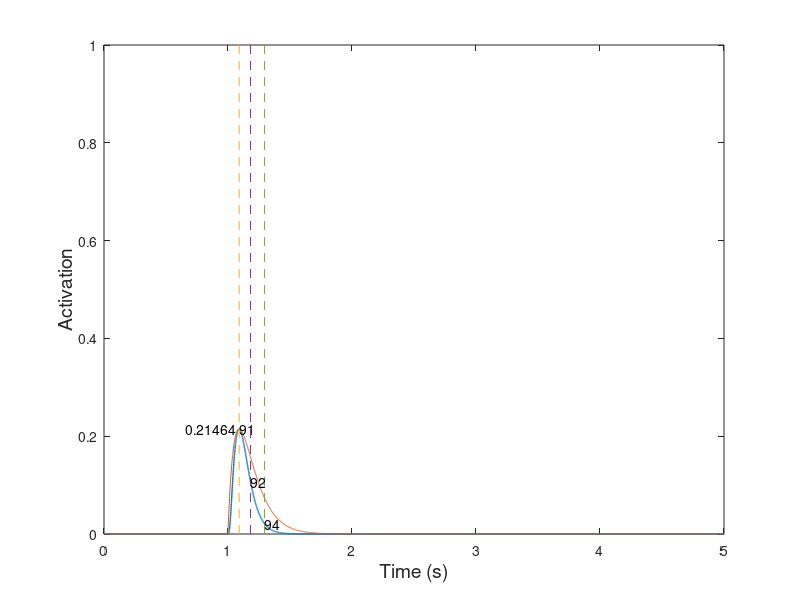

This chart was generated by the following MATLAB code: (Note: this script raises an error after producing the figure.)
%==========================================================================
% new_model_v11_test.m
% Author: Akira Nagamori
% Last update: 2/18/119
% Descriptions
%   Inspired by Williams et al. 1998
%==========================================================================

close all
clear all
clc

%==========================================================================
% Simulation parameters
Fs = 1000; %sampling frequency
T = 1/Fs;
time = 0:1/Fs:5; %simulation time

Lce = 1;

for i = 1:2
    if i == 1
        simulation_condition = 1;
    elseif i == 2
        simulation_condition = 3;
    end
    if simulation_condition == 1
        % Generate a pulse
        FR_test = 1;
    elseif simulation_condition == 2
        % Generate a spike train at a given frequency
        FR_test = 10;
    elseif simulation_condition == 3
        % Generate a set of spike trains at multiple frequencies
        FR_test = [2 5 8 10 12 15 18 20 25 30 40 50 60 70 80 100 200]; %10:10:100];
    end
    %==========================================================================
    % initialization
    mean_exc = zeros(1,length(FR_test));
    p2p_exc = zeros(1,length(FR_test));
    for f = 1:length(FR_test)
        FR = FR_test(f);
        %==========================================================================
        % Generate spike train
        spike = zeros(1,length(time));
        
        if simulation_condition == 1
            % Generate a pulse
            spike(1*Fs) = 1;
        else
            % Generate spike train
            temp =spikeTrainGenerator(0:1/Fs:3,Fs,FR);
            spike(1*Fs:4*Fs) = temp;
        end
        
        %==========================================================================
        % Model parameters
        x = 0; % free calcium concentration
        y = 0; % concentraction of calcium bound to troponin
        z = 0; % porportion of bidning sites that formed cross-bridges (0-1)
        act = 0;
        
        %param = [7,1,20,5,15,7,0.005,0.04,1.8,0.04,4];
 
        S = 7;
        C = 1;
        k_1 = 20;
        k_2 = 5;
        k_3 = 15;
        k_4 = 7;
        tau_1 = 0.005;
        tau_2 = 0.04;
        n = 1.8;
        k = 0.04;
        alpha = 4;
        %=========================================================================
        % initialization
        x_vec = zeros(1,length(time));
        x_int_vec = zeros(1,length(time));
        y_vec = zeros(1,length(time));
        y_int_vec = zeros(1,length(time));
        z_vec = zeros(1,length(time));
        act_vec = zeros(1,length(time));
        
        spike_temp = zeros(1,length(time));
        R_temp = exp(-time/tau_1);
        R = zeros(1,length(time));
        
        for t = 1:length(time)
            %% Stage 1
            % Calcium diffusion to sarcoplasm
            spike_temp = zeros(1,length(time));
            if spike(t) == 1
                spike_temp(t) = 1;
                %temp = conv(spike_temp,R_temp);
                % R to depend on the normalized firing rate
                temp = conv(spike_temp,R_temp*(1+2*act^alpha));
                %             R_i = 1 + (5-1)*exp(-(1/FR)/0.1);
                %             temp = conv(spike_temp,R_temp*R_i);
                R = R + temp(1:length(time));
            end
            
            x_dot = k_1*(C-x-y)*R(t) - k_2*x*((C*(S-1))+x+y)-(k_3*x+k_4*y)*(1-y);
            y_dot = (1-y)*(k_3*x-k_4*y);
            x = x_dot/Fs + x;
            y = y_dot/Fs + y;
            
            if y < 0 
                y_temp = 0;
            else
                y_temp = y;
            end
            y_int = y_temp^n/(y_temp^n+k^n);
            %         if x > 1
            %            x = 1;
            
            %% Stage 3
            % Dynamics of cross-bridge formation (Huxley, 1957)
            c3 = 100.206;
            c4 = -13.116;
            c5 = 5.095;
            tau_temp = c3*(cosh((y_int-c4)/c5)).^-1;
            z_dot = (y_int-z)/tau_2; %(tau_temp/1000); %(1-z)*f_app - g_app*z; 
            z = z_dot/Fs + z;
            
            %% Stage 4
            %
            act = z; % (z*(f_app_max+g_app)/f_app_max);           
            
            %% Store variables
            %x_vec(t) = x(t);
            x_vec(t) = x;
            y_vec(t) = y;
            z_vec(t) = z;
            act_vec(t) = act;
            
        end
        
        mean_exc(f) = mean(act_vec(3.5*Fs:4*Fs));
        p2p_exc(f) = max(act_vec(3.5*Fs:4*Fs))-min(act_vec(3.5*Fs:4*Fs));
        
        if simulation_condition == 1
            %------------------------------------------------------------------
            % Twitch analysis
            %------------------------------------------------------------------
            % Find the peak amplitude of twitch and its location
            [pks,locs_0_100] = max(act_vec);
            % Display peak amplitude value
            pks
            % Time it takes from zero force to the peak
            t_0_100 = (locs_0_100-1*Fs)*1000/Fs % convert it in the unit of ms
            
            % Find a half peak amplitude
            peak_half = pks/2;
            % Find time from peak to half maximum
            [~,t_100_50] = min(abs(act_vec(locs_0_100:end)-peak_half));
            
            % Find the location of t_100_50
            locs_100_50 = locs_0_100+t_100_50;
            % Time it takes from peak to half maximum
            t_100_50 = t_100_50*1000/Fs
            
            % Find value of 40% of peak amplitude
            peak_40 = pks*0.4;
            % Find value of 10% of peak amplitude
            peak_10 = pks*0.1;
            
            % Find time when force reaches 40% maximum after peak
            [~,t_40] = min(abs(act_vec(locs_0_100:end)-peak_40));
            % Find time when force reaches 10% maximum after peak
            [~,t_10] = min(abs(act_vec(locs_0_100:end)-peak_10));
            
            % Time it takes from 40% peak to 10% peak
            t_40_10 = (t_10-t_40)*1000/Fs
            
            % Locatino of t_40_10
            locs_40_10 = locs_0_100+t_10;
            
            T = t_0_100/Fs;
            P =  pks/T;
            twitch_Milner_temp = P.*time.*exp(1-time/T);
            twitch_Milner = conv(spike,twitch_Milner_temp);
        end
        
        figure(i)
        plot(time,act_vec,'LineWidth',1)
        hold on
        if simulation_condition == 1   
            plot(time,twitch_Milner(1:length(time)))
            hold on
            plot([time(locs_0_100) time(locs_0_100)],[0 1],'--')
            text(time(locs_0_100),pks,num2str(t_0_100))
            hold on
            plot([time(locs_100_50) time(locs_100_50)],[0 1],'--')
            plot([time(locs_40_10) time(locs_40_10)],[0 1],'--')
            text(time(locs_100_50),peak_half,num2str(t_100_50))
            text(time(locs_40_10),peak_10,num2str(t_40_10))
            text(time(locs_0_100)-time(locs_0_100)*0.4,pks,num2str(pks))
        end
        
    end
    
    figure(i)
    xlabel('Time (s)','FontSize',14)
    ylabel('Activation','FontSize',14)
    
    if simulation_condition == 2
        figure(3)
        plot(time,x_vec,'LineWidth',1)
        xlabel('Time (s)','FontSize',14)
        ylabel('x','FontSize',14)
        
        figure(4)
        plot(time,x_int_vec,'LineWidth',1)
        xlabel('Time (s)','FontSize',14)
        ylabel('x_{int}','FontSize',14)
        
        figure(5)
        plot(time,y_vec,'LineWidth',1)
        xlabel('Time (s)','FontSize',14)
        ylabel('y','FontSize',14)
        
    elseif simulation_condition == 3
        
        twitch2tetanus_ratio = p2p_exc(1)/mean_exc(f)
        fusion = 1-p2p_exc/p2p_exc(1);
        
        FR_new = 0.1:0.1:FR_test(end);
        Af_new = spline(FR_test,mean_exc,FR_new);
        [~,loc] = min(abs(Af_new-0.5));
        FR_half = FR_new(loc);
        f_eff = FR_new/FR_half;
        
        a_f = 0.56;
        n_f0 = 2.1;
        n_f1 = 5;
        n_f = n_f0 +n_f1* (1/Lce-1);       
        Af_Song = 1-exp(-(f_eff./(a_f*n_f)).^n_f);
        
        FR_half
        
        %% Calculate error between the desired and generated activation-frequency relationship
        for j = 1:length(find(f_eff<3.5))
            error_temp(j) = abs(Af_Song(j)-Af_new(j));
        end
        error = sum(error_temp)
        
        figure(6)
        plot(FR_test/FR_half,mean_exc,'LineWidth',1)
        xlabel('Frequency (Hz)','FontSize',14)
        ylabel('Activation','FontSize',14)
        hold on
        plot(f_eff,Af_new)
        plot(f_eff,Af_Song,'color','k')
        xlim([0 3])
        legend('New','New Fit','Song')
        
        figure(7)
        plot(FR_test/FR_half,fusion,'LineWidth',1)
        xlabel('Frequency (Hz)','FontSize',14)
        ylabel('Fusion','FontSize',14)
        hold on
        xlim([0 3])
        
        figure(8)
        plot(mean_exc./max(mean_exc),fusion,'LineWidth',1)
        xlabel('Activation','FontSize',14)
        ylabel('Fusion','FontSize',14)
        hold on
        plot(0:0.1:1,0:0.1:1,'--','color','k')
    end
    
end


function spikeTrain = spikeTrainGenerator(t,Fs,freq)

spikeTrain = zeros(1,length(t));
ISI = round(1/freq*Fs);
numSpikes = round(length(t)/ISI);
index = [1:numSpikes]*ISI;
index(index>length(t)) = [];
spikeTrain(index) = 1;
spikeTrain(1) = 1;

end
